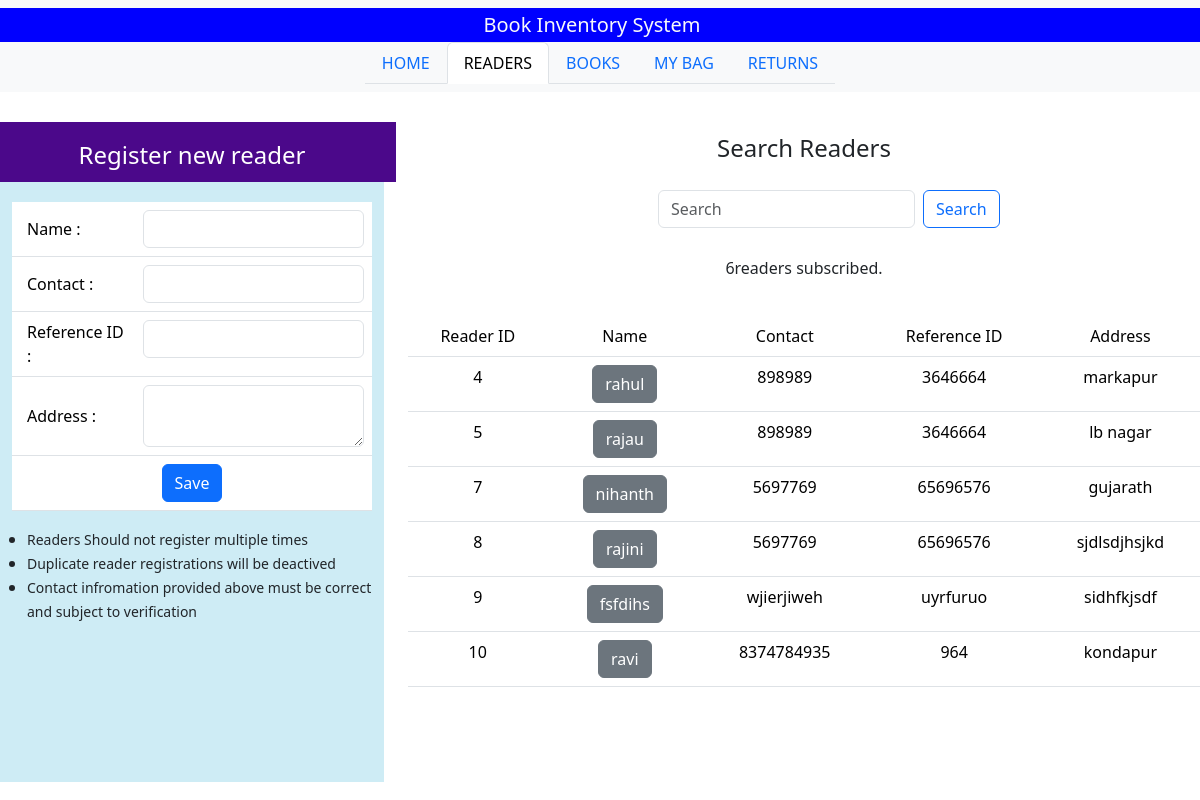
The page /readers on the database its author committed.
### lims_app/models.py (models this page shows, shortened)
class reader(models.Model):
    reference_id=models.CharField(max_length=200)
    reader_name=models.CharField(max_length=200)
    reader_cantact=models.CharField(max_length=200)
    reader_address=models.TextField()
    active=models.BooleanField(default=True)

### lims_app/views.py (the view)
# urls.py: path('readers', readers_tab),
def readers_tab(request):
 if request.method=="GET":
    readers = reader.objects.all()
    return render(request,"readers.html",context={"current_tab": "readers","readers":readers})
 else:
    query = request.POST['query']
    readers = reader.objects.raw("select * from lims_app_reader where reader_name like '%"+query+"%'")
    return render(request,"readers.html",context={"current_tab": "readers","readers":readers,"query":query})

### lims_app/templates/readers.html (shortened to what this page needs)
<!DOCTYPE html>
{% extends "index.html" %}
{% load static %}
{% block main_content %}
<div class="container-flex text-center justify-content-center align-items-center" style="padding-top: 10px;padding-bottom: 20px;margin-top: 10px;vertical-align:middle;">
 <div class="row justify-content-middle align-middle" style="margin-top: 10px;height:60px;">
     <div class="col-md-4 register d-flex align-items-center justify-content-center" style="background:#4B088A;">
            <h4 style="margin-top:15px; color: white;">Register new reader</h4>
        </div>
        <div class="col-md-8 search d-flex align-items-center justify-content-center">
            <h4>Search Readers</h4>
        </div>
     </div>
     <div class="row">
        <div class="col-md-4">
            <div class="container" style="overflow-y:auto;height:600px;background:#CEECF5">
                <form class="d-flex" action="/readers/add" method="POST">
                    <table class="table" style="margin-top: 20px;">
                        <tr>
                         <td style="text-align: left;vertical-align:middle;padding-left: 15px;">Name :</td>
                         <td><input type="text" class="form-control" name="reader_name"></td>
                        </tr>
                        <tr>
                           <td style="text-align: left;vertical-align:middle;padding-left: 15px;">Contact :</td>
                           <td><input type="text" class="form-control" name="reader_contact"></td>
                        </tr>
                        <tr>
                            <td style="text-align: left;vertical-align:middle;padding-left: 15px;">Reference ID :</td>
                            <td><input type="text" class="form-control" name="reader_ref_id"></td>
                        </tr>
                        <tr>
                            <td style="text-align: left;vertical-align:middle;padding-left: 15px;">Address : </td>
                            <td><textarea class="form-control" name="address"></textarea></td>
                        </tr>
                        <tr>
                          <td colspan="2"><button class="btn btn-primary" type="submit">Save</button></td>
                        </tr>
                    </table>
                </form>
                <ul style="text-align: left;vertical-align:middle;padding-left:15px;">
                    <li><small>Readers Should not register multiple times</small></li>
                    <li><small>Duplicate reader registrations will be deactived </small></li>
                    <li><small>Contact infromation provided above must be correct and subject to verification</small></li>
                </ul>
            </div>
         </div>
            <div class="col-md-8">
                <div class="row" style="margin-left:250px;">
                    <nav class="navbar bg-body-light">
                        <div class="conatiner-fluid justify-content-center align-items-center">
                            <form class="d-flex" role="search" action="/readers" method="POST">
                                <input class="form-control me-2" type="search" placeholder="Search" aria-label="Search" name="query" value="{{query}}">
                                <button class="btn btn-outline-primary" type="submit">Search</button>
                            </form>
                        </div>
                    </nav>
                </div>
                <div class="row" style="margin-top:20px;">
                    <p>{{readers|length}}readers subscribed.</p>
                </div>
                <div class="row" style="margin-top:20px;">
                    <div class="container" style="overflow-y:auto;height:400px">
                        <table class="table table-hover">
                            <thead>
                                <tr><td>Reader ID</td>
                                    <td>Name</td>
                                    <td>Contact</td>
                                    <td>Reference ID</td>
                                    <td>Address</td>
                                </tr>
                            </thead>
                            <tbody>
                                {% for reader in readers %}
                                <tr>
                                    <td>{{reader.id}}</td>
                                    <td>
                                        {% if read.active %}
                                        <span class="btn btn-sucess">{{reader.reader_name}}</span>
                                        {% else %}
                                        <span class="btn btn-secondary">{{reader.reader_name}}</span>
                                        {% endif %}
                                    </td>
                                    <td>{{reader.reader_cantact}}</td>
                                    <td>{{reader.reference_id}}</td>
                                    <td>{{reader.reader_address}}</td>
                                </tr>
                                {% endfor %}
                            </tbody>
                        </table>
                    </div>
                </div>
            </div>
         </div>
    </div>
{% endblock %}

### lims_app/templates/index.html (shortened to what this page needs)
<!doctype html>
<html lang="en">
  <head>
    <link href="https://cdn.jsdelivr.net/npm/bootstrap@5.3.3/dist/css/bootstrap.min.css" rel="stylesheet">
  </head>
  <body>
    <nav class="navbar bg-body-tertiary">
        <div class="container-fluid justify-content-center align-items-center" style="background-color: #0000FF;">
          <span class="navbar-brand mb-0 h1 text-light">Book Inventory System</span>
        </div>
      <div class="container-fluid d-flex justify-content-center">
        <ul class="nav nav-tabs">
          <li class="nav-item">
            {% if current_tab == 'home'%}
              <a class="nav-link active" aria-current="page" href="/home">HOME</a>
            {% else %}
              <a class="nav-link" aria-current="page" href="/home">HOME</a>
            {% endif %}
          </li>
          <li class="nav-item">
            {% if current_tab == 'readers'%}
              <a class="nav-link active" aria-current="page" href="/readers">READERS</a>
            {% else %}
              <a class="nav-link" aria-current="page" href="/readers">READERS</a>
            {% endif %}
          </li>
          <li class="nav-item">
          {% if current_tab == 'books'%}
            <a class="nav-link active" aria-current="page" href="/books">BOOKS</a>
          {% else %}
            <a class="nav-link" aria-current="page" href="/books">BOOKS</a>
          {% endif %}
          </li>
          <li class="nav-item">
            {% if current_tab == 'bags'%}
              <a class="nav-link active" aria-current="page" href="/bags">MY BAG</a>
            {% else %}
              <a class="nav-link" aria-current="page" href="/bags">MY BAG</a>
            {% endif %}
          </li>
          <li class="nav-item">
            {% if current_tab == 'returns'%}
            <a class="nav-link active" aria-current="page" href="/returns">RETURNS</a>
          {% else %}
            <a class="nav-link" aria-current="page" href="/returns">RETURNS</a>
          {% endif %}
          </li>
        </ul>
      </div>
    </nav>
     {% block main_content %}
     {% endblock %}
  </body>
</html>

### rows shown on the page
reader: id "4", reader_name "rahul", reader_cantact "898989", reference_id "3646664", reader_address "markapur"
reader: id "5", reader_name "rajau", reader_cantact "898989", reference_id "3646664", reader_address "lb nagar"
reader: id "7", reader_name "nihanth", reader_cantact "5697769", reference_id "65696576", reader_address "gujarath"
reader: id "8", reader_name "rajini", reader_cantact "5697769", reference_id "65696576", reader_address "sjdlsdjhsjkd"
reader: id "9", reader_name "fsfdihs", reader_cantact "wjierjiweh", reference_id "uyrfuruo", reader_address "sidhfkjsdf"
reader: id "10", reader_name "ravi", reader_cantact "8374784935", reference_id "964", reader_address "kondapur"

### other values the page prints
{{ readers|length }} "6"
